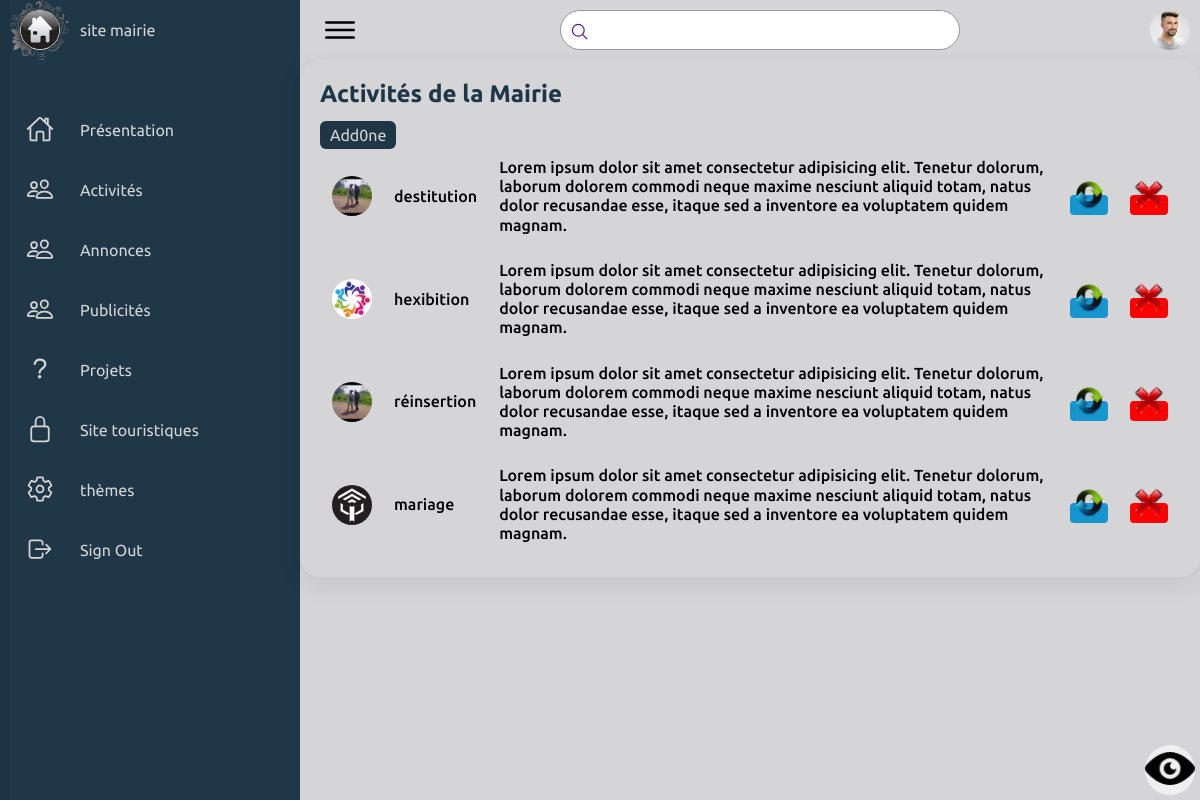
/CMS_2064/Admin/activités.php (signed in), run on the app's committed database.
### CMS_2064/Admin/activités.php (the view)
<?php
    include 'includes/headlog.php';
    include "includes/header.php";
    if (isset($_SESSION['username'])) {
?>
            <button class="view"><a href="../soft_thème/Activités.php" ><img src="../images/eye.png" width="100%" alt=""></a></button>
            <div class="recentCustomers">
                    <div class="cardHeader">
                        <h2>Activités de la Mairie</h2> <br>
                        <a href="Add_activ.php" class="btn">Add0ne</a>
                    </div>
                        <table>
                        <tbody>
                        <?php
                            $req = "SELECT * FROM Activité order by id desc";
                            $res1 = $conn->query($req);
                            if ($res1) {
                                $all = $res1->fetchAll();
                                foreach ($all as $publisher) {
                        ?>
                        <tr>
                            <td width="60px">
                                <div class="imgBx"><img src="../images/<?php echo $publisher['image']; ?>" alt=""></div>
                            </td>
                            <td>
                                <h4><?php echo $publisher['Titre']; ?></h4>
                            </td>
                            <td>
                                <h4><?php echo $publisher['description']; ?></h4>
                            </td>
                            <td>
                                <span class="status inProgress"><a href="MD_Activité.php?id=<?php echo $publisher['id']; ?>"><img src="../images/interact.png"  width="30px" alt=""></a></span>
                            </td>
                            <td>
                                 <span class="status return"><a href="Drop_acivité.php?id=<?php echo $publisher['id']; ?>"><img src="../images/button_cancel.png"  width="30px" alt=""></a></span>
                            </td>
                        </tr>
                        <?php
                                }
                            }
                        ?>
                        </tbody>
                    </table>
                </div>
<?php
     }
     else {
         header('location:login.php');
     }
?>
<?php
    include "includes/footer.php";
?>

### CMS_2064/css/style.css (style rules this page uses)
* { font-family: "Ubuntu", sans-serif; margin: 0; padding: 0; box-sizing: border-box; }
:root { --background: #1b3444fa; --white: rgb(213, 213, 216); --gray: #f5f5f5; --black1: #222; --black2: #999; }
body { min-height: 100vh; overflow-x: hidden; }
.cardHeader h2 { font-weight: 600; color: var(--background); }
.cardHeader .btn { position: relative; padding: 5px 10px; background: var(--background); text-decoration: none; color: var(--white); border-radius: 6px; }
.status.return { padding: 2px 4px; background: #f00; color: var(--white); border-radius: 4px; font-size: 14px; font-weight: 500; }
.status.inProgress { padding: 2px 4px; background: #1795ce; color: var(--white); border-radius: 4px; font-size: 14px; font-weight: 500; }
.recentCustomers { position: relative; display: grid; min-height: 500px; padding: 20px; background: var(--white); box-shadow: 0 7px 25px rgba(0, 0, 0, 0.08); border-radius: 20px; }
.recentCustomers .imgBx { position: relative; width: 40px; height: 40px; border-radius: 50px; overflow: hidden; }
.recentCustomers .imgBx img { position: absolute; top: 0; left: 0; width: 100%; height: 100%; object-fit: cover; }
.recentCustomers table tr td { padding: 12px 10px; }
.recentCustomers table tr td h4 { font-size: 16px; font-weight: 500; line-height: 1.2rem; }
::placeholder { color: rgba(255, 255, 255, .5); }
.view { position: fixed; border: none; outline: none; height: 50px; width: 50px; bottom: 5px; right: 5px; border-radius:50%; z-index: 1000; }

### data on the page
activité: image (picture), Titre "destitution", description "Lorem ipsum dolor sit amet consectetur adipisicing elit. Tenetur dolorum, laborum dolorem commodi neque maxime nesciunt aliquid totam, natus dolor recusandae esse, itaque sed a inventore ea voluptatem quidem magnam."
activité: image (picture), Titre "hexibition", description "Lorem ipsum dolor sit amet consectetur adipisicing elit. Tenetur dolorum, laborum dolorem commodi neque maxime nesciunt aliquid totam, natus dolor recusandae esse, itaque sed a inventore ea voluptatem quidem magnam."
activité: image (picture), Titre "réinsertion", description "Lorem ipsum dolor sit amet consectetur adipisicing elit. Tenetur dolorum, laborum dolorem commodi neque maxime nesciunt aliquid totam, natus dolor recusandae esse, itaque sed a inventore ea voluptatem quidem magnam."
activité: image (picture), Titre "mariage", description "Lorem ipsum dolor sit amet consectetur adipisicing elit. Tenetur dolorum, laborum dolorem commodi neque maxime nesciunt aliquid totam, natus dolor recusandae esse, itaque sed a inventore ea voluptatem quidem magnam."
